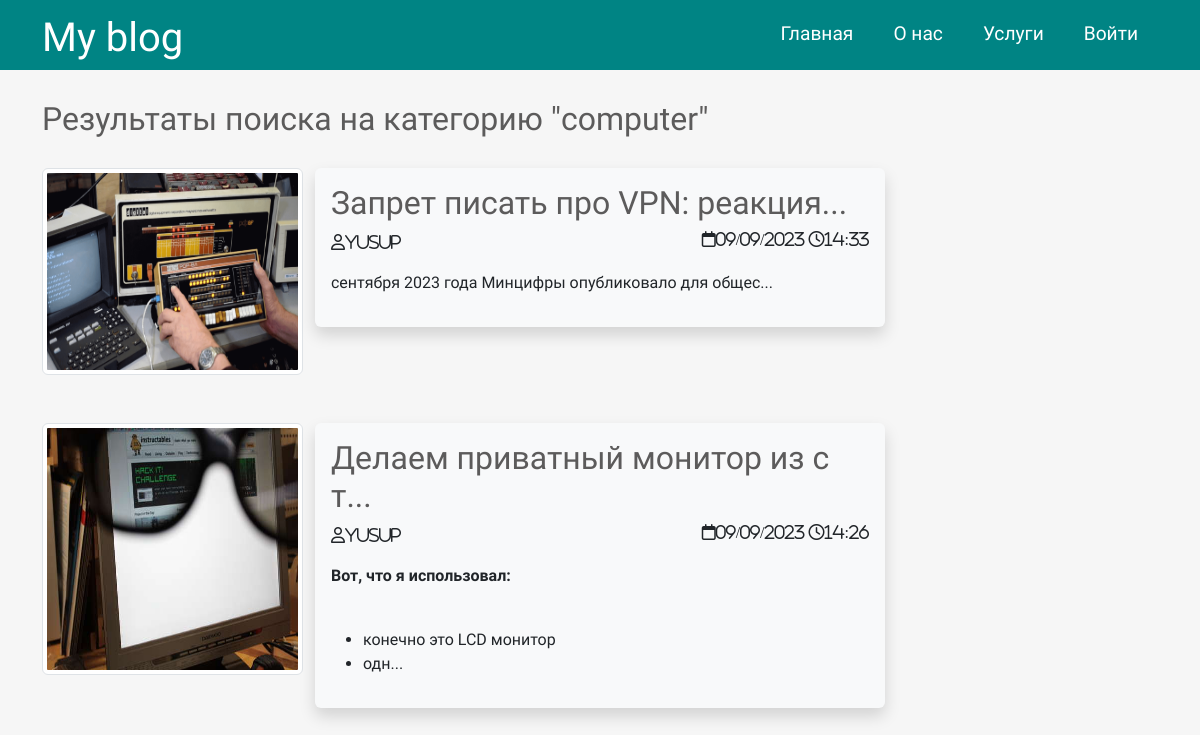
/category.php?topic_id=15, run on the app's committed database.
### tables this page shows
CREATE TABLE `topics` (
  `id` int NOT NULL,
  `name` varchar(120) NOT NULL
);

CREATE TABLE `posts` (
  `id` int NOT NULL,
  `id_user` int NOT NULL,
  `title` varchar(250) NOT NULL,
  `img` varchar(255) NOT NULL,
  `content` text NOT NULL,
  `status` tinyint NOT NULL,
  `id_topic` int DEFAULT NULL,
  `views` int NOT NULL DEFAULT '0',
  `created_date` datetime NOT NULL DEFAULT CURRENT_TIMESTAMP
);

CREATE TABLE `users` (
  `id` int NOT NULL,
  `admin` tinyint NOT NULL DEFAULT '0',
  `user_name` varchar(255) NOT NULL,
  `email` varchar(255) NOT NULL,
  `password` varchar(255) NOT NULL,
  `created` timestamp NOT NULL DEFAULT CURRENT_TIMESTAMP
);

### app/database/db.php (called while the page is built, shortened)
<?php
include 'connect.php';
function db_check_error($query)
{
    $error_info = $query->errorInfo();
    return true;
}
function select_one($table, $params = [])
{
    global $pdo;
    $sql = "SELECT * FROM $table";
    if (!empty($params)) {
        $i = 0;
        foreach ($params as $key => $value) {
            if ($i === 0) {
                $sql .= " WHERE $key = '$value' ";
            } else {
                $sql .= "AND $key = '$value' ";
            }
            $i++;
        }
    }
    $sql .= ' LIMIT 1';
    $query = $pdo->prepare($sql);
    $query->execute();
    return $query->fetch();
}
function get_posts_by_topic($topic_id)
{
    global $pdo;
    $sql = "
    SELECT
     t1.*,
     t2.user_name
    FROM posts AS t1 JOIN users AS t2
    ON t1.id_user = t2.id
    WHERE t1.status = 1 AND t1.id_topic = '$topic_id'
    ORDER BY t1.created_date DESC";
    $query = $pdo->prepare($sql);
    $query->execute();
    return $query->fetchAll();
}

### category.php (the view, shortened to what this page needs)
<?php
include "$_SERVER[DOCUMENT_ROOT]/bookproject/app/database/db.php";
if($_SERVER['REQUEST_METHOD'] === 'GET' && isset($_GET['topic_id'])){
  $topic = select_one('topics', ["id" => $_GET['topic_id']]);
  $posts = get_posts_by_topic($_GET['topic_id']);
}
?>
<!DOCTYPE html>
<html lang="en">
<head>
  <link href="https://cdn.jsdelivr.net/npm/bootstrap@5.3.0/dist/css/bootstrap.min.css" rel="stylesheet" />
  <link rel="stylesheet" href="./css/style.css" />
</head>
<body>
  <?php
  include "./app/includes/header.php";
  ?>
  <div class="container">
    <div class="content row">
      <div class="main-content col-md-9">
        <h2 class="last_publications">Результаты поиска на категорию "<?=$topic['name']?>"</h2>
        <?php foreach ($posts as $key => $value) : ?>
          <div class="post row">
            <div class="img col-12 col-md-4">
              <img class="post_image img-thumbnail  mx-auto d-block" src="<?= BASE_URL ?>images/posts/<?= $value['img'] ?>" alt="<?= $value['img'] ?>" />
            </div>
            <div class="post_text col-12 col-md-8 shadow p-3 mb-5 bg-body-tertiary rounded">
              <h2>
                <a class="title_of_post" href="<?= BASE_URL . 'single.php?post_id=' . $value['id'] ?>">
                  <?= mb_substr($value['title'], 0, 30);
                  if (strlen($value['title']) > 30) echo "..."; ?>
                </a>
              </h2>
              <i class="far fa-user"><?= $value['user_name'] ?></i>
              <?php
              $myDateTime = DateTime::createFromFormat('Y-m-d H:i:s', $value['created_date']);
              $newDateString = $myDateTime->format("d/m/Y H:i");
              $date_time = str_replace(" ", " <i class='fa-regular fa-clock'></i>", $newDateString);
              ?>
              <i class="far fa-calendar"><?= $date_time;  ?></i>
              <p class="preview-text">
                <?= mb_substr($value['content'], 0, 100);
                if (strlen($value['content']) > 100) echo "..."; ?>
              </p>
            </div>
          </div>
        <?php endforeach; ?>
      </div>
      <div class="sidebar col-md-3"></div>
    </div>
  </div>
</body>
</html>

### css/style.css (style rules this page uses)
* { font-family: 'Balsamiq Sans', cursive; font-family: 'Comfortaa', cursive; }
html, h1, h2, h3, h4, h5, h6 { color: #5c5b5b; }
body { background-color: #f6f6f6; }
a { text-decoration: none; color: inherit; }
img { image-rendering: optimizeQuality }
.main-content .last_publications { margin: 30px 0; }
.main-content .post { margin-bottom: 3em; }
.main-content .post_text { background-color: white; padding: 8px; border-radius: 3px; }
.post_image { width: 100%; max-height: 252px; height: 100%; }
.title_of_post { word-break: break-all; }
.fa-calendar { float: right; }
.post p { word-break: break-all; }

### data on the page
topics: name "computer"
posts: img (picture), title "Запрет писать про VPN: реакция", id_user.user_name "yusup", created_date "09/09/2023 14:33", content "сентября 2023 года Минцифры опубликовало для общес"
posts: img (picture), title "Делаем приватный монитор из ст", id_user.user_name "yusup", created_date "09/09/2023 14:26", content "Вот, что я использовал: конечно это LCD монитор одн"
